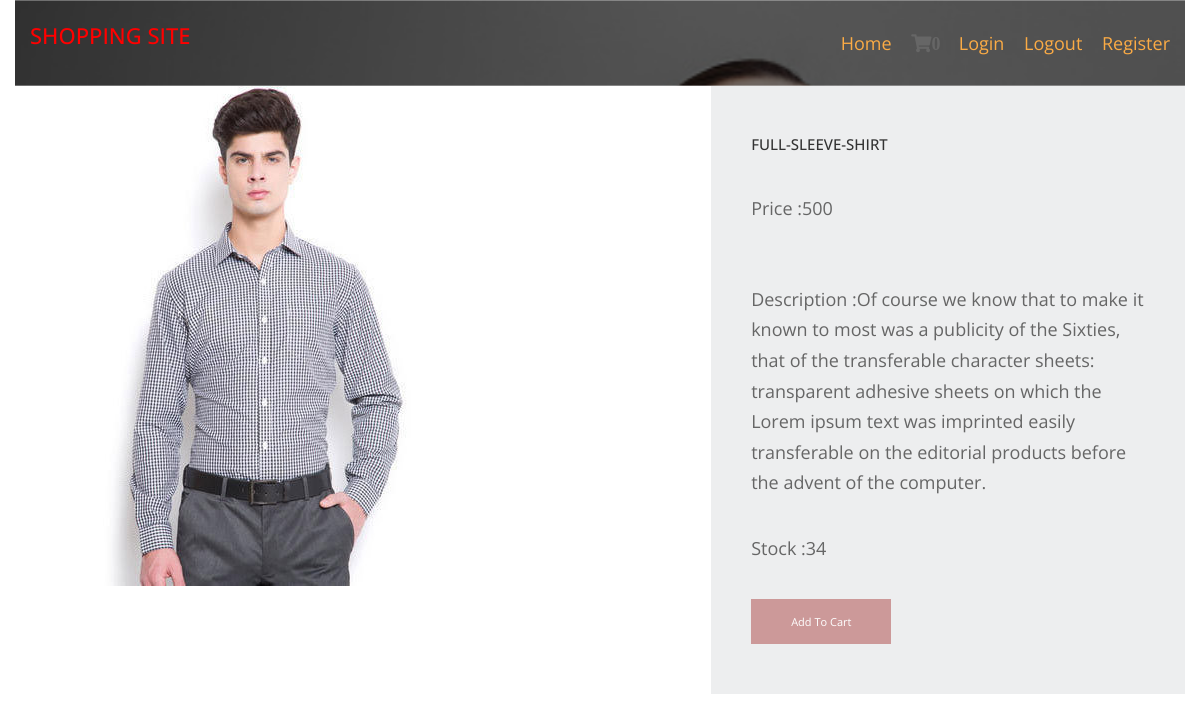
Page /shirts/full-sleeve-shirt on the committed database.
### homeapp/models.py (models this page shows, shortened)
class products(models.Model):
    name=models.CharField(max_length=300,unique=True)
    slug=models.SlugField(max_length=300,unique=True)
    img=models.ImageField(upload_to='product')
    desc=models.TextField()
    stock=models.IntegerField()
    available=models.BooleanField()
    price=models.IntegerField()
    category=models.ForeignKey(categ,on_delete=models.CASCADE)

### homeapp/views.py (the view)
# urls.py: path('<slug:c_slug>/<slug:product_slug>',views.prodDetails,name='details'),
def prodDetails(request,c_slug,product_slug):
    try:
        prod=products.objects.get(category__slug=c_slug,slug=product_slug)
    except Exception as e:
        raise e
    return render(request,'product.html',{'pr':prod})

### cartapp/context_processor.py (called while the page is built)
def count(request):
    item_count=0;
    if 'admin' in request.path:
        return {}
    else:
        try:
            ct=cartlist.objects.filter(cart_id=c_id(request))
            cti=items.objects.all().filter(cart=ct[:1])
            for c in cti:
                item_count+=c.quantity
        except cartlist.DoesNotExist:
            item_count=0
        return dict(itc=item_count)

### cartapp/views.py (called while the page is built)
def c_id(request):
    ct_id=request.session.session_key
    if not ct_id:
        ct_id=request.session.create()
    return ct_id

### templates/product.html (shortened to what this page needs)
{% extends 'base.html' %}
{% load static %}
{% block content %}
<html lang="en">
<head>
    <link href="{% static 'pd/fontawesome/css/all.min.css'%}" rel="stylesheet" />
    <link href="{% static 'pd/css/templatemo-comparto.css'%}" rel="stylesheet" />
</head>
<body>
        <section class="tm-mb-1" id="about">
            <div class="tm-row tm-about-row">
                <div class="tm-section-1-l">
                    <img src="{{pr.img.url}}" alt="About image" class="tm-img-responsive">
                </div>
                <article class="tm-section-1-r tm-bg-color-8">
                    <h2 class="tm-mb-2 tm-title-color" style="font-weight:blod;">{{pr.name}}</h2>
                    <p>Price :{{pr.price}}</p><br>
                    <p>Description :{{pr.desc}}</p>
                    <p>Stock :{{pr.stock}}</p>
               {% if pr.stock <= 0 %}
                    <h3 style="color:red;font-weight:bold;">out of stock</h3>
               {% else %}
                    <a href="{% url 'addcart' pr.id %}" class="tm-btn tm-btn-1 tm-link-to-services">Add To Cart</a>
               {% endif %}
                </article>
            </div>
        </section>
</body>
</html>
 {% endblock %}

### static/hm/layout/styles/layout.css (style rules this page uses)
*, *::before, *::after { transition:all .3s ease-in-out; }
body { color:#A5A6AA; background-color:#1C1D21; }
a { color:#FBAB45; }

### static/pd/css/templatemo-comparto.css (style rules this page uses)
*, *::before, *::after { box-sizing: border-box; outline: none; }
ul, h1, h2, h3, h4, p, figure { padding: 0; margin: 0; }
body { font-family: 'Open Sans', Arial, sans-serif; font-size: 18px; overflow-x: hidden; padding-left: 15px; padding-right: 15px; margin: 0; }
h2 { font-size: 1.5rem; }
a { transition: all 0.3s ease; text-decoration: none; }
p { color: #666; line-height: 1.7; margin-bottom: 35px; }
h1, h2, h3, h4, h5, h6 { color: #333; }
.tm-mb-1 { margin-bottom: 20px; }
.tm-mb-2 { margin-bottom: 40px; }
.tm-bg-color-8 { background-color: #EDEEEF; }
.tm-img-responsive { max-width: 100%; height: auto; }
.tm-section-1-l { width: 57.85%; margin-right: 1.65%; }
.tm-section-1-r { padding: 50px 40px; width: 40.5%; }
.tm-row { display: flex; }
.tm-btn { display: inline-block; padding: 15px 40px; font-size: 1.1rem; border: none; background-color: #CC9999; color: white; }
a { color: #666; }

### static/hm/layout/styles/framework.css (style rules this page uses)
html { overflow-y:scroll; overflow-x:hidden; }
html, body { margin:0; padding:0; font-size:14px; line-height:1.6em; }
*, *::before, *::after { box-sizing:border-box; }
a { outline:none; text-decoration:none; }
img { width:auto; max-width:100%; height:auto; margin:0; padding:0; border:none; line-height:normal; vertical-align:middle; }
body, input, textarea, select { font-family:Verdana, Geneva, sans-serif; }
h1, h2, h3, h4, h5, h6, .heading { font-family:Georgia, "Times New Roman", Times, serif; }
::placeholder { opacity:1; }
h1, h2, h3, h4, h5, h6, .heading { margin:0 0 20px 0; font-size:1.4rem; line-height:normal; font-weight:normal; text-transform:uppercase; }
address, article, aside, figcaption, figure, footer, header, main, nav, section { display:block; margin:0; padding:0; }

### rows in the picture
products: img (picture), name "FULL-SLEEVE-SHIRT", price "500", desc "Of course we know that to make it known to most was a publicity of the Sixties, that of the transferable character sheets: transparent adhesive sheets on which the Lorem ipsum text was imprinted easily transferable on the editorial products before the advent of the computer.", stock "34"

### other values in the picture
{{ itc }} "0"
